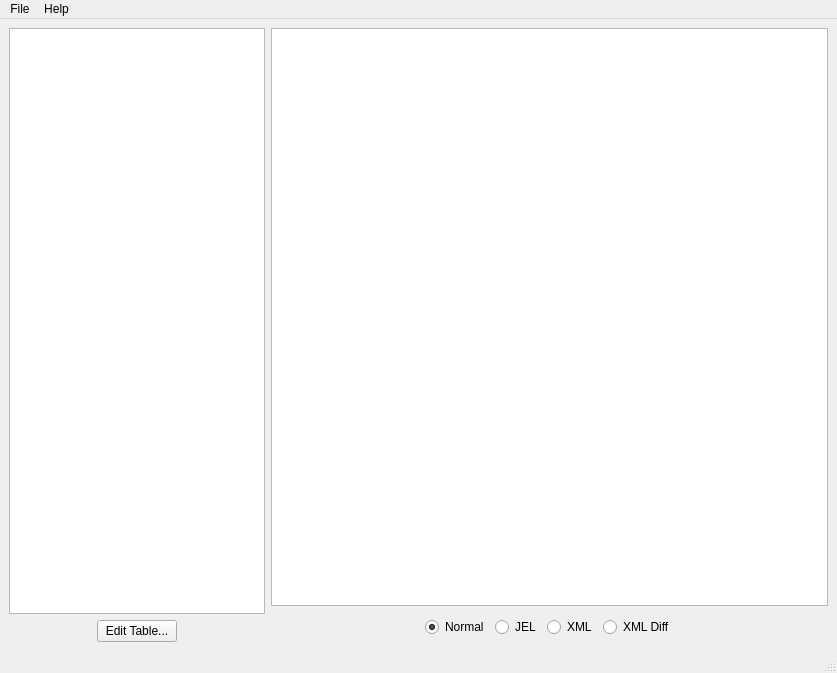
<?xml version="1.0" encoding="UTF-8"?>
<ui version="4.0">
 <class>DbEdit</class>
 <widget class="QMainWindow" name="DbEdit">
  <property name="geometry">
   <rect>
    <x>0</x>
    <y>0</y>
    <width>837</width>
    <height>673</height>
   </rect>
  </property>
  <property name="windowTitle">
   <string>DBedit</string>
  </property>
  <widget class="QWidget" name="centralwidget">
   <layout class="QVBoxLayout" name="verticalLayout_3">
    <item>
     <layout class="QHBoxLayout" name="horizontalLayout_3" stretch="0,1">
      <item>
       <layout class="QVBoxLayout" name="verticalLayout" stretch="0,0">
        <property name="sizeConstraint">
         <enum>QLayout::SetDefaultConstraint</enum>
        </property>
        <item>
         <widget class="QListWidget" name="wTables">
          <property name="sizePolicy">
           <sizepolicy hsizetype="Expanding" vsizetype="Expanding">
            <horstretch>1</horstretch>
            <verstretch>0</verstretch>
           </sizepolicy>
          </property>
         </widget>
        </item>
        <item>
         <layout class="QHBoxLayout" name="horizontalLayout_2">
          <item>
           <spacer name="horizontalSpacer_4">
            <property name="orientation">
             <enum>Qt::Horizontal</enum>
            </property>
            <property name="sizeHint" stdset="0">
             <size>
              <width>40</width>
              <height>20</height>
             </size>
            </property>
           </spacer>
          </item>
          <item>
           <widget class="QPushButton" name="wEdit">
            <property name="sizePolicy">
             <sizepolicy hsizetype="Fixed" vsizetype="Fixed">
              <horstretch>0</horstretch>
              <verstretch>0</verstretch>
             </sizepolicy>
            </property>
            <property name="text">
             <string>Edit Table...</string>
            </property>
           </widget>
          </item>
          <item>
           <spacer name="horizontalSpacer_3">
            <property name="orientation">
             <enum>Qt::Horizontal</enum>
            </property>
            <property name="sizeHint" stdset="0">
             <size>
              <width>40</width>
              <height>20</height>
             </size>
            </property>
           </spacer>
          </item>
         </layout>
        </item>
       </layout>
      </item>
      <item>
       <layout class="QVBoxLayout" name="verticalLayout_2">
        <item>
         <widget class="QPlainTextEdit" name="wEntriesText">
          <property name="sizePolicy">
           <sizepolicy hsizetype="Expanding" vsizetype="Expanding">
            <horstretch>0</horstretch>
            <verstretch>0</verstretch>
           </sizepolicy>
          </property>
         </widget>
        </item>
        <item>
         <layout class="QHBoxLayout" name="horizontalLayout">
          <item>
           <spacer name="horizontalSpacer">
            <property name="orientation">
             <enum>Qt::Horizontal</enum>
            </property>
            <property name="sizeHint" stdset="0">
             <size>
              <width>40</width>
              <height>30</height>
             </size>
            </property>
           </spacer>
          </item>
          <item>
           <widget class="QRadioButton" name="wViewNormal">
            <property name="text">
             <string>Normal</string>
            </property>
            <property name="checked">
             <bool>true</bool>
            </property>
           </widget>
          </item>
          <item>
           <widget class="QRadioButton" name="wViewJel">
            <property name="text">
             <string>JEL</string>
            </property>
           </widget>
          </item>
          <item>
           <widget class="QRadioButton" name="wViewXml">
            <property name="text">
             <string>XML</string>
            </property>
           </widget>
          </item>
          <item>
           <widget class="QRadioButton" name="wViewxmldiff">
            <property name="text">
             <string>XML Diff</string>
            </property>
           </widget>
          </item>
          <item>
           <spacer name="horizontalSpacer_2">
            <property name="orientation">
             <enum>Qt::Horizontal</enum>
            </property>
            <property name="sizeHint" stdset="0">
             <size>
              <width>40</width>
              <height>20</height>
             </size>
            </property>
           </spacer>
          </item>
         </layout>
        </item>
       </layout>
      </item>
     </layout>
    </item>
   </layout>
  </widget>
  <widget class="QMenuBar" name="menubar">
   <property name="geometry">
    <rect>
     <x>0</x>
     <y>0</y>
     <width>837</width>
     <height>28</height>
    </rect>
   </property>
   <widget class="QMenu" name="menuFile">
    <property name="title">
     <string>File</string>
    </property>
    <addaction name="actionSave_all_changes"/>
    <addaction name="actionDiscard_all_changes"/>
    <addaction name="actionLoad_new_entries"/>
    <addaction name="actionClose"/>
   </widget>
   <widget class="QMenu" name="menuHelp">
    <property name="title">
     <string>Help</string>
    </property>
    <addaction name="actionAbout"/>
   </widget>
   <addaction name="menuFile"/>
   <addaction name="menuHelp"/>
  </widget>
  <widget class="QStatusBar" name="statusbar"/>
  <action name="actionSave_all_changes">
   <property name="text">
    <string>Save all changes</string>
   </property>
  </action>
  <action name="actionDiscard_all_changes">
   <property name="text">
    <string>Discard all changes</string>
   </property>
  </action>
  <action name="actionClose">
   <property name="text">
    <string>Close</string>
   </property>
  </action>
  <action name="actionLoad_new_entries">
   <property name="text">
    <string>Load new entries...</string>
   </property>
  </action>
  <action name="actionAbout">
   <property name="text">
    <string>About...</string>
   </property>
  </action>
 </widget>
 <resources/>
 <connections/>
</ui>
